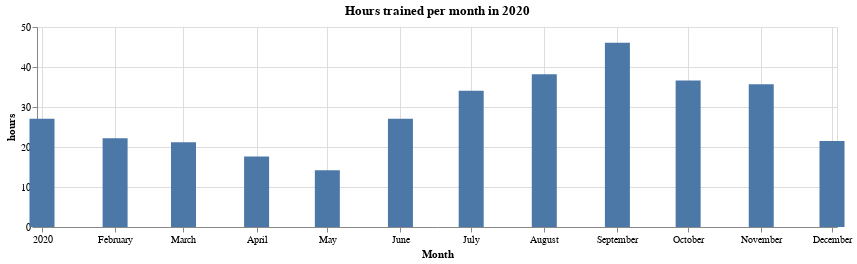

The cell this chart's notebook holds for it:
### Code cell
activity_month = df.groupby(['month_year'])['hours'].sum().reset_index(name='hours')

alt.Chart(activity_month).mark_bar(size=25).encode(
    x=alt.X('month_year:T', axis=alt.Axis(title='Month')),
    y='hours:Q'
).properties(
    width=800,
    height=200,
    title='Hours trained per month in 2020'
)

### Figure 1 — Vega-Lite specification as saved in the notebook (floating-point values rounded to 4 significant figures)
{"config": {"view": {"continuousWidth": 400, "continuousHeight": 300}}, "data": {"name": "data-dc9f2f674dd66bc7eb76b56ed1b52eb4"}, "mark": {"type": "bar", "size": 25}, "encoding": {"x": {"type": "temporal", "axis": {"title": "Month"}, "field": "month_year"}, "y": {"type": "quantitative", "field": "hours"}}, "height": 200, "title": "Hours trained per month in 2020", "width": 800, "$schema": "https://vega.github.io/schema/vega-lite/v4.8.1.json", "datasets": {"data-dc9f2f674dd66bc7eb76b56ed1b52eb4": [{"month_year": "2020-01", "hours": 27.04}, {"month_year": "2020-02", "hours": 22.21}, {"month_year": "2020-03", "hours": 21.19}, {"month_year": "2020-04", "hours": 17.62}, {"month_year": "2020-05", "hours": 14.17}, {"month_year": "2020-06", "hours": 27.04}, {"month_year": "2020-07", "hours": 34.04}, {"month_year": "2020-08", "hours": 38.16}, {"month_year": "2020-09", "hours": 46.04}, {"month_year": "2020-10", "hours": 36.64}, {"month_year": "2020-11", "hours": 35.7}, {"month_year": "2020-12", "hours": 21.48}]}}
